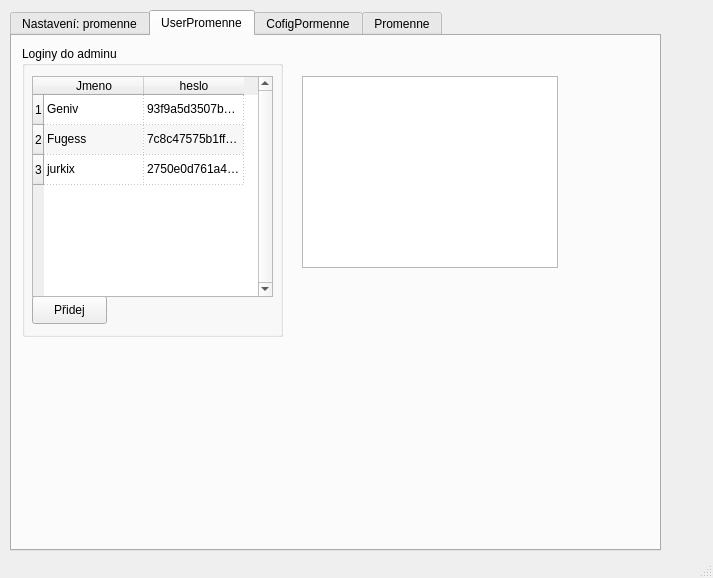
<ui version="4.0" >
 <class>MainWindow</class>
 <widget class="QMainWindow" name="MainWindow" >
  <property name="geometry" >
   <rect>
    <x>0</x>
    <y>0</y>
    <width>713</width>
    <height>578</height>
   </rect>
  </property>
  <property name="windowTitle" >
   <string>MainWindow</string>
  </property>
  <widget class="QWidget" name="centralwidget" >
   <widget class="QTabWidget" name="tabWidget" >
    <property name="geometry" >
     <rect>
      <x>10</x>
      <y>10</y>
      <width>651</width>
      <height>541</height>
     </rect>
    </property>
    <property name="currentIndex" >
     <number>1</number>
    </property>
    <widget class="QWidget" name="tab" >
     <property name="enabled" >
      <bool>true</bool>
     </property>
     <property name="accessibleName" >
      <string/>
     </property>
     <attribute name="title" >
      <string>Nastavení: promenne</string>
     </attribute>
     <widget class="QCheckBox" name="checkBox_3" >
      <property name="geometry" >
       <rect>
        <x>130</x>
        <y>20</y>
        <width>91</width>
        <height>23</height>
       </rect>
      </property>
      <property name="text" >
       <string>Aktualizace</string>
      </property>
      <property name="checked" >
       <bool>true</bool>
      </property>
     </widget>
     <widget class="QGroupBox" name="groupBox" >
      <property name="geometry" >
       <rect>
        <x>10</x>
        <y>10</y>
        <width>101</width>
        <height>71</height>
       </rect>
      </property>
      <property name="title" >
       <string>Klenot</string>
      </property>
      <widget class="QCheckBox" name="checkBox" >
       <property name="geometry" >
        <rect>
         <x>10</x>
         <y>20</y>
         <width>91</width>
         <height>23</height>
        </rect>
       </property>
       <property name="text" >
        <string>Klenot</string>
       </property>
       <property name="checkable" >
        <bool>true</bool>
       </property>
       <property name="checked" >
        <bool>true</bool>
       </property>
      </widget>
      <widget class="QCheckBox" name="checkBox_2" >
       <property name="geometry" >
        <rect>
         <x>10</x>
         <y>40</y>
         <width>91</width>
         <height>23</height>
        </rect>
       </property>
       <property name="text" >
        <string>Auto Klenot</string>
       </property>
       <property name="checked" >
        <bool>true</bool>
       </property>
      </widget>
     </widget>
     <widget class="QGroupBox" name="groupBox_2" >
      <property name="geometry" >
       <rect>
        <x>10</x>
        <y>90</y>
        <width>121</width>
        <height>171</height>
       </rect>
      </property>
      <property name="title" >
       <string>Administrace</string>
      </property>
      <widget class="QCheckBox" name="checkBox_4" >
       <property name="geometry" >
        <rect>
         <x>10</x>
         <y>20</y>
         <width>91</width>
         <height>23</height>
        </rect>
       </property>
       <property name="text" >
        <string>Administrace</string>
       </property>
       <property name="checked" >
        <bool>true</bool>
       </property>
      </widget>
      <widget class="QCheckBox" name="checkBox_5" >
       <property name="geometry" >
        <rect>
         <x>10</x>
         <y>90</y>
         <width>91</width>
         <height>23</height>
        </rect>
       </property>
       <property name="text" >
        <string>Aktivni admin</string>
       </property>
      </widget>
      <widget class="QLineEdit" name="lineEdit" >
       <property name="geometry" >
        <rect>
         <x>10</x>
         <y>60</y>
         <width>91</width>
         <height>24</height>
        </rect>
       </property>
       <property name="text" >
        <string>\$admin</string>
       </property>
      </widget>
      <widget class="QLabel" name="label" >
       <property name="geometry" >
        <rect>
         <x>10</x>
         <y>40</y>
         <width>91</width>
         <height>21</height>
        </rect>
       </property>
       <property name="text" >
        <string>Adresa adminu:</string>
       </property>
      </widget>
      <widget class="QLabel" name="label_3" >
       <property name="geometry" >
        <rect>
         <x>10</x>
         <y>120</y>
         <width>91</width>
         <height>18</height>
        </rect>
       </property>
       <property name="text" >
        <string>Soubory menu:</string>
       </property>
      </widget>
      <widget class="QLineEdit" name="lineEdit_2" >
       <property name="geometry" >
        <rect>
         <x>10</x>
         <y>140</y>
         <width>91</width>
         <height>24</height>
        </rect>
       </property>
       <property name="text" >
        <string>./sekce</string>
       </property>
      </widget>
     </widget>
     <widget class="QGroupBox" name="groupBox_3" >
      <property name="geometry" >
       <rect>
        <x>10</x>
        <y>270</y>
        <width>111</width>
        <height>171</height>
       </rect>
      </property>
      <property name="title" >
       <string>GET adresy</string>
      </property>
      <widget class="QLineEdit" name="lineEdit_4" >
       <property name="geometry" >
        <rect>
         <x>10</x>
         <y>90</y>
         <width>91</width>
         <height>24</height>
        </rect>
       </property>
       <property name="text" >
        <string>modul</string>
       </property>
      </widget>
      <widget class="QLineEdit" name="lineEdit_3" >
       <property name="geometry" >
        <rect>
         <x>10</x>
         <y>40</y>
         <width>91</width>
         <height>24</height>
        </rect>
       </property>
       <property name="text" >
        <string>action</string>
       </property>
      </widget>
      <widget class="QLabel" name="label_4" >
       <property name="geometry" >
        <rect>
         <x>10</x>
         <y>20</y>
         <width>91</width>
         <height>18</height>
        </rect>
       </property>
       <property name="text" >
        <string>GET kam:</string>
       </property>
      </widget>
      <widget class="QLabel" name="label_5" >
       <property name="geometry" >
        <rect>
         <x>10</x>
         <y>70</y>
         <width>91</width>
         <height>18</height>
        </rect>
       </property>
       <property name="text" >
        <string>GET idmodul</string>
       </property>
      </widget>
      <widget class="QLabel" name="label_2" >
       <property name="geometry" >
        <rect>
         <x>10</x>
         <y>120</y>
         <width>91</width>
         <height>18</height>
        </rect>
       </property>
       <property name="text" >
        <string>GET submenu</string>
       </property>
      </widget>
      <widget class="QLineEdit" name="lineEdit_5" >
       <property name="geometry" >
        <rect>
         <x>10</x>
         <y>140</y>
         <width>91</width>
         <height>24</height>
        </rect>
       </property>
       <property name="text" >
        <string>sub</string>
       </property>
      </widget>
     </widget>
    </widget>
    <widget class="QWidget" name="tab_2" >
     <attribute name="title" >
      <string>UserPromenne</string>
     </attribute>
     <widget class="QGroupBox" name="groupBox_4" >
      <property name="geometry" >
       <rect>
        <x>10</x>
        <y>10</y>
        <width>261</width>
        <height>291</height>
       </rect>
      </property>
      <property name="title" >
       <string>Loginy do adminu</string>
      </property>
      <widget class="QPushButton" name="pridej_login" >
       <property name="geometry" >
        <rect>
         <x>10</x>
         <y>250</y>
         <width>75</width>
         <height>28</height>
        </rect>
       </property>
       <property name="text" >
        <string>Přidej</string>
       </property>
      </widget>
      <widget class="QTableWidget" name="tabulka_loginu" >
       <property name="geometry" >
        <rect>
         <x>10</x>
         <y>30</y>
         <width>241</width>
         <height>221</height>
        </rect>
       </property>
       <property name="frameShape" >
        <enum>QFrame::StyledPanel</enum>
       </property>
       <property name="frameShadow" >
        <enum>QFrame::Sunken</enum>
       </property>
       <property name="verticalScrollBarPolicy" >
        <enum>Qt::ScrollBarAlwaysOn</enum>
       </property>
       <property name="horizontalScrollBarPolicy" >
        <enum>Qt::ScrollBarAlwaysOff</enum>
       </property>
       <property name="showDropIndicator" stdset="0" >
        <bool>true</bool>
       </property>
       <property name="dragDropOverwriteMode" >
        <bool>true</bool>
       </property>
       <property name="alternatingRowColors" >
        <bool>true</bool>
       </property>
       <property name="selectionMode" >
        <enum>QAbstractItemView::SingleSelection</enum>
       </property>
       <property name="selectionBehavior" >
        <enum>QAbstractItemView::SelectRows</enum>
       </property>
       <property name="textElideMode" >
        <enum>Qt::ElideRight</enum>
       </property>
       <property name="verticalScrollMode" >
        <enum>QAbstractItemView::ScrollPerItem</enum>
       </property>
       <property name="showGrid" >
        <bool>true</bool>
       </property>
       <property name="gridStyle" >
        <enum>Qt::DotLine</enum>
       </property>
       <property name="cornerButtonEnabled" >
        <bool>true</bool>
       </property>
       <property name="rowCount" >
        <number>3</number>
       </property>
       <property name="columnCount" >
        <number>2</number>
       </property>
       <row/>
       <row/>
       <row/>
       <column>
        <property name="text" >
         <string>Jmeno</string>
        </property>
       </column>
       <column>
        <property name="text" >
         <string>heslo</string>
        </property>
       </column>
       <item row="0" column="0" >
        <property name="text" >
         <string>Geniv</string>
        </property>
       </item>
       <item row="0" column="1" >
        <property name="text" >
         <string>93f9a5d3507bbd81db94663fd09dc866</string>
        </property>
       </item>
       <item row="1" column="0" >
        <property name="text" >
         <string>Fugess</string>
        </property>
       </item>
       <item row="1" column="1" >
        <property name="text" >
         <string>7c8c47575b1ff8a0a34e871a33b5954f</string>
        </property>
       </item>
       <item row="2" column="0" >
        <property name="text" >
         <string>jurkix</string>
        </property>
       </item>
       <item row="2" column="1" >
        <property name="text" >
         <string>2750e0d761a4d611073ae2ac3b171753</string>
        </property>
       </item>
      </widget>
     </widget>
     <widget class="QListWidget" name="listWidget" >
      <property name="geometry" >
       <rect>
        <x>290</x>
        <y>40</y>
        <width>256</width>
        <height>192</height>
       </rect>
      </property>
     </widget>
    </widget>
    <widget class="QWidget" name="tab_3" >
     <attribute name="title" >
      <string>CofigPormenne</string>
     </attribute>
    </widget>
    <widget class="QWidget" name="tab_4" >
     <attribute name="title" >
      <string>Promenne</string>
     </attribute>
    </widget>
   </widget>
  </widget>
  <widget class="QStatusBar" name="statusbar" />
 </widget>
 <resources/>
 <connections/>
</ui>
